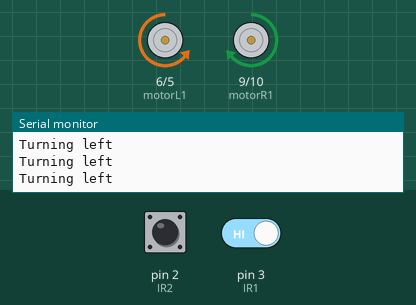
This sketch was run on a simulated Arduino Uno, built with avr-gcc and run on an emulated ATmega328P. Parts: motor-driver pin pairs drawn as motors (green arrow = first pin HIGH = forward, orange = second pin HIGH = backward, longer = more drive), the last lines printed to the serial monitor. The inputs (shaded band) are chosen by the test bench; at power-on: pin 2 (IR2) LOW, pin 3 (IR1) HIGH.

Above: at 1.2 s.
1.3 s: pin 2 (IR2) driven HIGH
At 2.2 s:
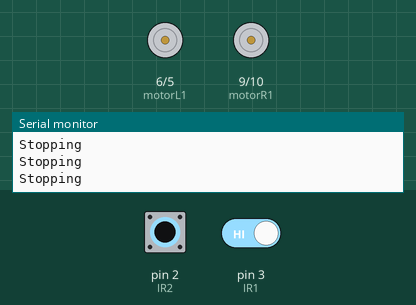
2.8 s: pin 3 (IR1) driven LOW
At 3.8 s:
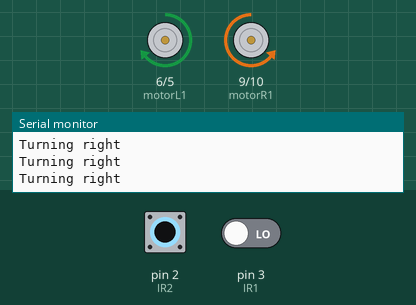
4.3 s: pin 2 (IR2) driven LOW
At 4.9 s:
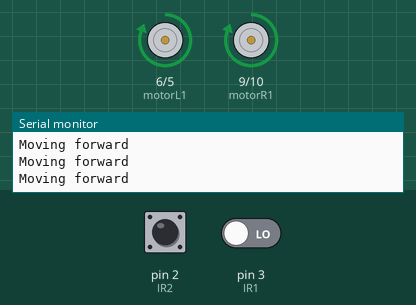
5.8 s: pin 3 (IR1) driven HIGH
At 7.1 s:
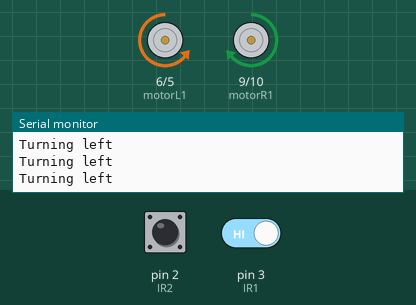
8.8 s: pin 2 (IR2) pulsed HIGH 2 times (0.12 s each, 0.3 s apart)
At 9.02 s:
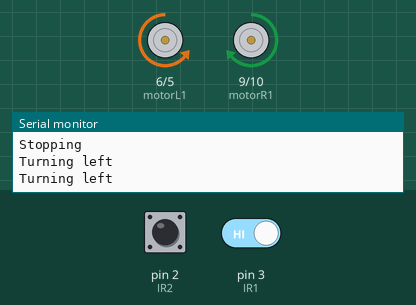
12.4 s: pin 2 (IR2) pulsed HIGH 5 times (0.12 s each, 0.3 s apart)
At 15.0 s:
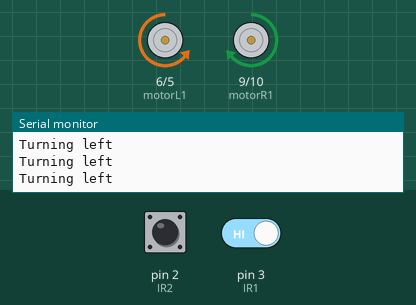
Timing chart, 0 to 16.5 s (numbered marks = the images above; inputs shaded):
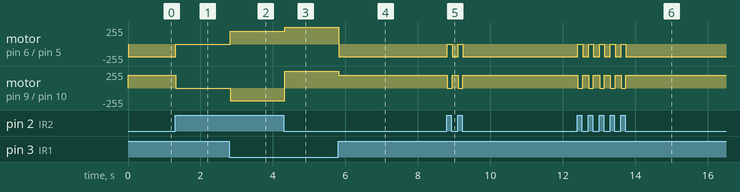

Measured:
- after the input at 1.3 s, motor on pin 6 (motorL1) / pin 5 (motorL2): backward 192/255 → stopped at once; motor on pin 9 (motorR1) / pin 10 (motorR2): forward 192/255 → stopped at once
- after the input at 2.8 s, motor on pin 6 (motorL1) / pin 5 (motorL2): stopped → forward 192/255 at once; motor on pin 9 (motorR1) / pin 10 (motorR2): stopped → backward 192/255 at once
- after the input at 4.3 s, motor on pin 6 (motorL1) / pin 5 (motorL2): forward 192/255 → forward 255/255 at once; motor on pin 9 (motorR1) / pin 10 (motorR2): backward 192/255 → forward 255/255 at once
- after the input at 5.8 s, motor on pin 6 (motorL1) / pin 5 (motorL2): forward 255/255 → backward 192/255 at once; motor on pin 9 (motorR1) / pin 10 (motorR2): forward 255/255 → forward 192/255 at once

The sketch:

main.ino
```cpp
//Assigning left motor pins
int motorL1       =  6;
int motorL2       =  5;

//Assigning right motor pins
int motorR1       =   9;
int motorR2       =  10;

//Assigning IR sensors pins
int IR1         = 3;
int IR2         = 2;

//Declaring two commonly used variables
int sensorRight = 0;
int sensorLeft  = 0;

void setup()
{
  pinMode(motorL1,      OUTPUT);
  pinMode(motorL2,      OUTPUT);
  pinMode(motorR1,      OUTPUT);
  pinMode(motorR2,      OUTPUT);
  pinMode(IR1, INPUT);
  pinMode(IR2, INPUT);

  digitalWrite(IR1,LOW);
  digitalWrite(IR2, LOW);

  Serial.begin(9600);
}

void loop()
{

    sensorLeft  = digitalRead(IR1);
    sensorRight = digitalRead(IR2);
/*low means there is reflection so ir sensors on white , high means no reflection so its on black)*/
    if(sensorLeft == 0 && sensorRight == 0)
    {Serial.println("Moving forward");
    analogWrite(motorL1, 255);
    analogWrite(motorL2,   0);
    analogWrite(motorR1, 255);
    analogWrite(motorR2,   0);
    }
    else if(sensorLeft == 1 && sensorRight == 0)
    {Serial.println("Turning left");
    analogWrite(motorL1,     0);
    analogWrite(motorL2,   192);
    analogWrite(motorR1,   192);
    analogWrite(motorR2,     0);
    }
    else if(sensorLeft == 0 && sensorRight == 1)
    {Serial.println("Turning right");
    analogWrite(motorL1,   192);
    analogWrite(motorL2,     0);
    analogWrite(motorR1,     0);
    analogWrite(motorR2,   192);
    }
    else if(sensorLeft == 1 && sensorRight == 1)
    { Serial.println("Stopping");
    analogWrite(motorL1,   0);
    analogWrite(motorL2,   0);
    analogWrite(motorR1,   0);
    analogWrite(motorR2,   0);

    }

}
```
